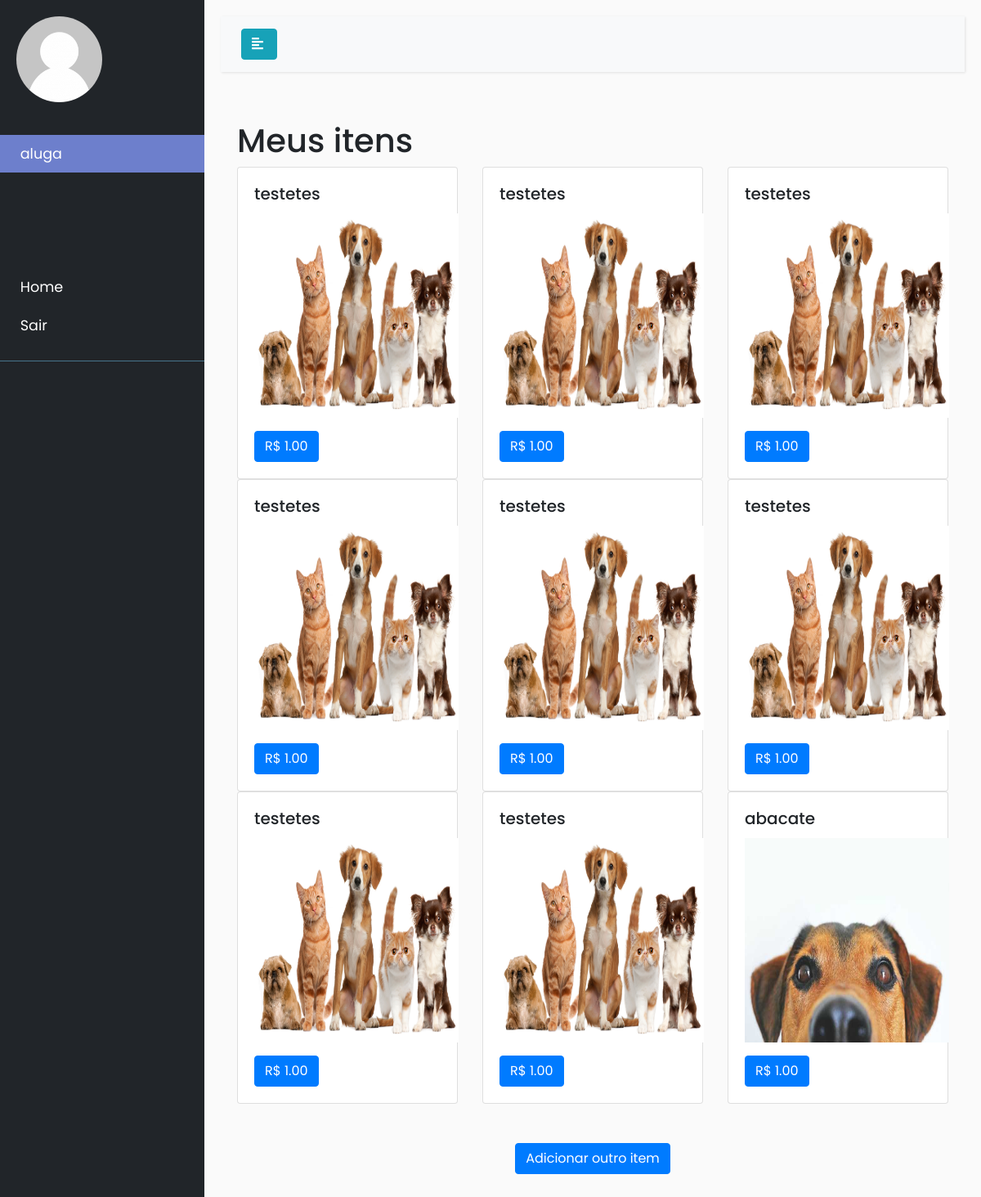
The page /meusitens/ (signed in) on the database its author committed.
### aluga/models.py (models this page shows)
class Item(models.Model):
	user = models.ForeignKey(User, on_delete=models.CASCADE)
	nome = models.CharField(max_length=30)
	preco = models.DecimalField(max_digits=10, decimal_places=2, default=1)
	descricao = models.CharField(max_length=100)
	imagem = models.ImageField(upload_to='itens', null=True, blank=True)
	categoria_choices = (('Calçados', 'Calçados'), ('Roupas', 'Roupas'),
		('Eletrodomésticos', 'Eletrodomésticos'), ('Imóveis', 'Imóveis'), ('Outros', 'Outros'))
	categoria = models.CharField(max_length=16, choices=categoria_choices, default='calcados')

### aluga/views.py (the view)
# urls.py: path('meusitens/', views.meusitens, name='meusitens'),
@login_required
def meusitens(request):
        itens = Item.objects.filter(user=request.user)
        return render(request, 'meusitens.html', {'itens':itens, 'usuario': request.user})

### aluga/templates/meusitens.html (shortened to what this page needs)
{% extends 'base2.html' %}
{% load static %}
{% block foto %} {% static 'anonimo.png' %} {% endblock %}
{% block usuario %}
	<li class="active">
        <a href="" data-toggle="collapse" aria-expanded="false" class="">
            {{ usuario.username }}
        </a>
        <br>
    </li>
    <li>
        <a href="#">
        </a>
        <a href="" data-toggle="collapse" aria-expanded="false" class="">
        </a>
    </li>
{% endblock %}
{% block container %}
<div id="content">
	<h1>Meus itens</h1>
	<div class="row">
	{% for item in itens %}
		<div class="col-sm-4">
	    <div class="card">
	      <div class="card-body">
	        <h5 class="card-title">{{ item.nome }} </h5>
	        <p class="card-text"><a href="{% url 'itemver' item.id %}"><img src="{{ item.imagem.url }}" width="250px" height="250px"></a></p>
	        <a href="{% url 'itemver' item.id %}" class="btn btn-primary">R$ {{ item.preco }}</a>
	      </div>
	    </div>
	  </div>
	{% endfor %}
	</div>
	<br>
<br>
	<center>
	<a href="{% url 'itemcadastro' %}"><button class="btn btn-primary">Adicionar outro item</button></a>
	</center>
</div>
{% endblock %}

### aluga/templates/base2.html (style rules this page uses)
body { font-family: 'Poppins', sans-serif; background: #fafafa; }
p { font-family: 'Poppins', sans-serif; font-size: 1.1em; font-weight: 300; line-height: 1.7em; color: #999; }
a, a:hover, a:focus { color: inherit; text-decoration: none; transition: all 0.3s; }
#sidebar ul li a { text-align: left; }
#sidebar ul li a { padding: 10px; font-size: 1.1em; display: block; }
#sidebar ul li.active>a, a[aria-expanded="true"] { color: #fff; background: #6d7fcc; }
a[data-toggle="collapse"] { position: relative; }
#content { width: 100%; padding: 20px; min-height: 100vh; transition: all 0.3s; }

### rows shown on the page
Item: nome "testetes", imagem (picture), preco "1.00"
Item: nome "testetes", imagem (picture), preco "1.00"
Item: nome "testetes", imagem (picture), preco "1.00"
Item: nome "testetes", imagem (picture), preco "1.00"
Item: nome "testetes", imagem (picture), preco "1.00"
Item: nome "testetes", imagem (picture), preco "1.00"
Item: nome "testetes", imagem (picture), preco "1.00"
Item: nome "testetes", imagem (picture), preco "1.00"
Item: nome "abacate", imagem (picture), preco "1.00"

### other values the page prints
{{ usuario.username }} "aluga"
